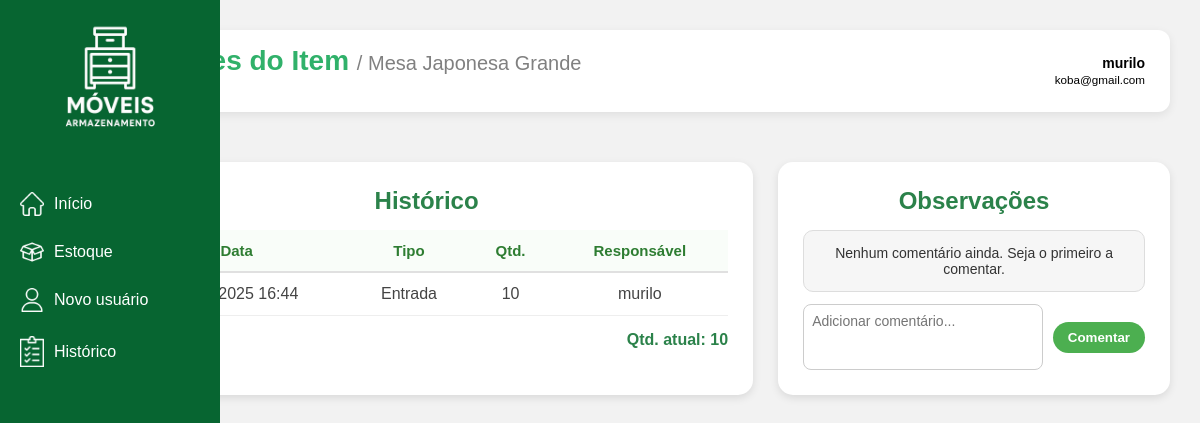
The page /ver_item.php?id=6 (signed in) on the database its author committed.
### tables this page shows
CREATE TABLE `itens` (
  `id` int(11) NOT NULL,
  `codigo` varchar(50) DEFAULT NULL,
  `nome` varchar(150) NOT NULL,
  `categoria` varchar(100) DEFAULT NULL,
  `quantidade` int(11) DEFAULT 0,
  `localizacao` enum('Setor A','Setor B','Setor C') DEFAULT NULL,
  `observacoes` text DEFAULT NULL,
  `criado_por` int(11) DEFAULT NULL,
  `criado_em` datetime DEFAULT current_timestamp(),
  `atualizado_em` datetime DEFAULT current_timestamp() ON UPDATE current_timestamp()
);

CREATE TABLE `historico` (
  `id` int(11) NOT NULL,
  `tipo` enum('entrada','saida') NOT NULL,
  `item_id` int(11) NOT NULL,
  `quantidade` int(11) NOT NULL,
  `responsavel_id` int(11) DEFAULT NULL,
  `data_movimentacao` datetime DEFAULT current_timestamp(),
  `observacoes` text DEFAULT NULL
);

CREATE TABLE `usuarios` (
  `id` int(11) NOT NULL,
  `nome` varchar(100) NOT NULL,
  `email` varchar(100) NOT NULL,
  `senha` varchar(255) NOT NULL,
  `tipo` enum('admin','funcionario') DEFAULT 'funcionario',
  `criado_em` datetime DEFAULT current_timestamp(),
  `atualizado_em` datetime DEFAULT current_timestamp() ON UPDATE current_timestamp()
);

### ver_item.php (the view, shortened to what this page needs)
<?php
include('conexao.php');
$usuario_nome  = $_SESSION['usuario_nome'] ?? 'Usuário';
$usuario_email = $_SESSION['usuario_email'] ?? '---';
$id_item = intval($_GET['id']);
$sql_item = "SELECT i.id, i.codigo, i.nome, i.categoria, i.quantidade, i.localizacao, i.observacoes,
                    u.nome AS criado_por
             FROM itens i
             LEFT JOIN usuarios u ON i.criado_por = u.id
             WHERE i.id = ?";
$stmt = $conn->prepare($sql_item);
$stmt->bind_param("i", $id_item);
$stmt->execute();
$result = $stmt->get_result();
$item = $result->fetch_assoc();
$sql_hist = "SELECT h.id, h.tipo, h.quantidade, h.data_movimentacao,
                    u.nome AS responsavel
             FROM historico h
             LEFT JOIN usuarios u ON h.responsavel_id = u.id
             WHERE h.item_id = ?
             ORDER BY h.data_movimentacao DESC";
$stmt_hist = $conn->prepare($sql_hist);
$stmt_hist->bind_param("i", $id_item);
$stmt_hist->execute();
$historico = $stmt_hist->get_result();
$sql_com = "SELECT c.id, c.texto, c.criado_em, c.usuario_id, u.nome AS usuario_nome
            FROM comentarios c
            LEFT JOIN usuarios u ON c.usuario_id = u.id
            WHERE c.item_id = ?
            ORDER BY c.criado_em DESC";
$stmt_com = $conn->prepare($sql_com);
if ($stmt_com) {
    $stmt_com->bind_param("i", $id_item);
    $stmt_com->execute();
    $comentarios = $stmt_com->get_result();
} else {
    $comentarios = false;
}
?>
<!DOCTYPE html>
<html lang="pt-BR">
<head>
    <link rel="stylesheet" href="./css/ver_item.css">
    <link rel="stylesheet" href="./css/inicio.css">
</head>
<body>
<div class="container">
    <nav class="sidebar">
        <div id="DIVELOGO">
            <img id="logo" src="./img/logo.png" alt="Logo Móveis Armazenamento">
            <ul class="menu">
                <li><a href="./inicio.php"><img class="icone" src="./img/casa.png" alt=""> Início</a></li>
                <li><a href="./estoque.php"><img class="icone" src="./img/caixa-aberta.png" alt=""> Estoque</a></li>
                <li><a href="#"><img class="icone" src="./img/do-utilizador.png" alt=""> Novo usuário</a></li>
                <li><a href="#"><img class="icone" src="./img/prancheta.png" alt=""> Histórico</a></li>
            </ul>
        </div>
    </nav>
    <main class="conteudo">
    <header class="topo">
        <h1>Detalhes do Item <span style="color: gray;"> / <?= htmlspecialchars($item['nome']) ?></span></h1>
        <div class="usuario-info">
            <strong><?= htmlspecialchars($usuario_nome) ?></strong><br>
            <small><?= htmlspecialchars($usuario_email) ?></small>
        </div>
    </header>
    <div class="detalhes-grid">
        <section class="tabela-historico">
            <h2>Histórico</h2>
            <table>
                <thead>
                    <tr>
                        <th>Data</th>
                        <th>Tipo</th>
                        <th>Qtd.</th>
                        <th>Responsável</th>
                    </tr>
                </thead>
                <tbody>
                    <?php while ($row = $historico->fetch_assoc()): ?>
                        <tr>
                            <td><?= date("d/m/Y H:i", strtotime($row['data_movimentacao'])) ?></td>
                            <td><?= ucfirst($row['tipo']) ?></td>
                            <td><?= $row['quantidade'] ?></td>
                            <td><?= htmlspecialchars($row['responsavel'] ?? '---') ?></td>
                        </tr>
                    <?php endwhile; ?>
                </tbody>
            </table>
            <div class="qtd-atual">Qtd. atual: <?= htmlspecialchars($item['quantidade']) ?></div>
        </section>
        <section class="observacoes">
            <h2>Observações</h2>
            <div class="comentarios-lista" role="log" aria-live="polite">
                <?php if ($comentarios && $comentarios->num_rows > 0): ?>
                    <?php while ($c = $comentarios->fetch_assoc()): ?>
                        <div class="box-observacao">
                            <strong><?= htmlspecialchars($c['usuario_nome'] ?? 'Usuário') ?></strong>
                            <p><?= nl2br(htmlspecialchars($c['texto'])) ?></p>
                            <small><?= date("d/m/Y H:i", strtotime($c['criado_em'])) ?></small>
                        </div>
                    <?php endwhile; ?>
                <?php else: ?>
                    <div class="box-observacao">
                        <p>Nenhum comentário ainda. Seja o primeiro a comentar.</p>
                    </div>
                <?php endif; ?>
            </div>
            <form class="comentar" method="post" action="">
                <textarea name="comentario" placeholder="Adicionar comentário..." rows="3" required></textarea>
                <button type="submit">Comentar</button>
            </form>
        </section>
    </div>
</main>
</div>
</body>
</html>

### css/ver_item.css (style rules this page uses)
.conteudo { flex: 1; padding: 30px; background-color: #f6f6f6; height: 100vh; overflow-y: auto; }
.topo { display: flex; justify-content: space-between; align-items: center; background: #fff; padding: 15px 25px; border-radius: 12px; box-shadow: 0 3px 10px rgba(0, 0, 0, 0.08); margin-bottom: 25px; }
.topo h1 { margin: 0; font-size: 24px; color: #2b824a; }
.topo h1 span { font-size: 20px; color: gray; font-weight: normal; }
.usuario-info { text-align: right; font-size: 14px; }
.tabela-historico { background: #fff; border-radius: 15px; padding: 25px; box-shadow: 0 3px 8px rgba(0, 0, 0, 0.1); }
.tabela-historico h2 { color: #2b824a; margin-bottom: 15px; }
.tabela-historico table { width: 100%; border-collapse: collapse; background: #fff; }
.tabela-historico th { text-align: center; padding: 12px; color: #2e7d32; font-size: 15px; border-bottom: 2px solid #e0e0e0; background: #f9fdf9; }
.tabela-historico td { padding: 12px; border-bottom: 1px solid #eee; text-align: center; color: #444; }
main.conteudo { display: flex; flex-direction: column; gap: 25px; }
.detalhes-grid { display: grid; grid-template-columns: 2fr 1.2fr; gap: 25px; }
.observacoes { background: #fff; border-radius: 15px; padding: 25px; box-shadow: 0 3px 8px rgba(0, 0, 0, 0.1); }
.observacoes h2 { color: #2b824a; margin-bottom: 15px; }
.box-observacao { background: #f6f6f6; border-radius: 10px; padding: 10px; margin-bottom: 12px; border: 1px solid #ddd; }
.box-observacao p { font-size: 14px; color: #333; margin: 4px 0; }
.comentar { display: flex; align-items: center; margin-top: 10px; gap: 10px; }
.comentar textarea { flex: 1; resize: none; border: 1px solid #ccc; border-radius: 8px; padding: 8px; font-size: 14px; outline: none; }
.comentar button { background: #4caf50; color: white; padding: 8px 15px; border: none; border-radius: 25px; cursor: pointer; font-weight: 600; transition: background 0.2s; }
.qtd-atual { text-align: right; color: #2b824a; font-weight: bold; margin-top: 15px; font-size: 16px; }

### css/inicio.css (style rules this page uses)
* { margin: 0; padding: 0; box-sizing: border-box; font-family: Arial, sans-serif; }
.container { display: flex; justify-content: flex-start; align-items: center; gap: 50px; }
.topo { display: flex; justify-content: space-between; align-items: center; background: #fff; padding: 15px 25px; border-radius: 12px; box-shadow: 0 3px 10px rgba(0, 0, 0, 0.08); margin-bottom: 25px; }
.topo h1 { margin: 0; font-size: 24px; color: #2b824a; }
.usuario-info { text-align: right; font-size: 14px; }
.sidebar { position: fixed; top: 0; left: 0; height: 100vh; width: 220px; background-color: #076531; color: white; display: flex; flex-direction: column; align-items: center; justify-content: space-between; padding: 20px 0; transition: width 0.3s ease; overflow: hidden; }
#DIVELOGO { display: flex; flex-direction: column; align-items: center; width: 100%; }
#logo { width: 50px; margin-bottom: 40px; transition: width 0.3s ease; }
.menu { list-style: none; width: 100%; }
.menu li { width: 100%; }
.menu a { display: flex; align-items: center; gap: 10px; padding: 12px 20px; text-decoration: none; color: white; font-size: 16px; transition: background 0.3s, padding 0.3s; white-space: nowrap; }
.icone { width: 24px; flex-shrink: 0; }
.conteudo { margin-left: 70px; width: calc(100% - 70px); flex: 1; background-color: #f2f2f2; padding: 30px; }
.conteudo h1 { color: #30b16a; font-size: 28px; margin-bottom: 20px; }
body { font-family: Arial, sans-serif; background: #f3f3f3; text-align: center; }
h2 { color: #38a169; }
.container { display: flex; justify-content: center; align-items: start; gap: 50px; }

### rows shown on the page
itens: nome "Mesa Japonesa Grande", quantidade "10"
historico: data_movimentacao "11/10/2025 16:44", tipo "Entrada", quantidade "10", responsavel.nome "murilo"

### other values the page prints
$usuario_nome "murilo"
$usuario_email "koba@gmail.com"
